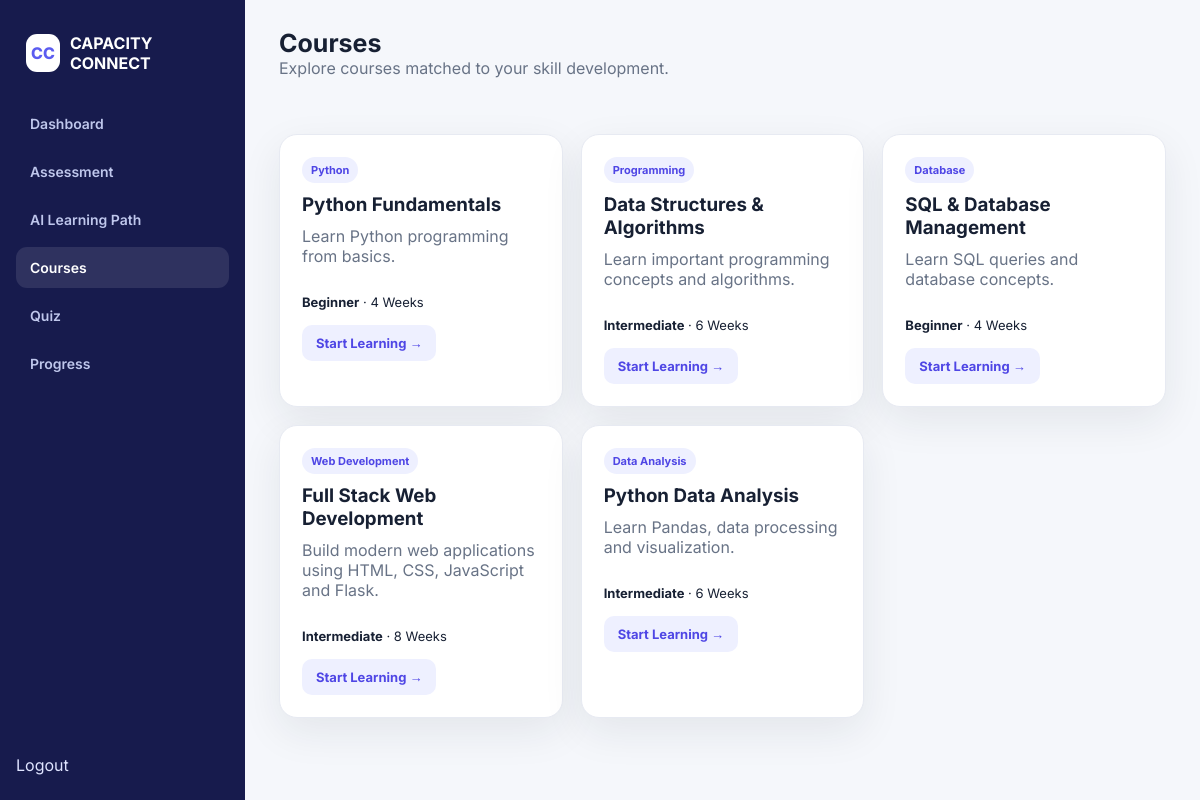
The page /courses (signed in) on the database its author committed.
### tables this page shows
CREATE TABLE courses (

            id INTEGER PRIMARY KEY AUTOINCREMENT,

            title TEXT NOT NULL,

            description TEXT,

            skill TEXT,

            difficulty TEXT,

            duration TEXT

        );

### app.py (the view)
@app.route("/courses")
def courses():
    if "user_id" not in session:
        return redirect(url_for("login"))
    course_list = get_courses()
    return render_template(
        "course.html",
        courses=course_list,
        name=session.get("name")
    )

### models/database.py (called while the page is built)
def get_connection():
    connection = sqlite3.connect(
        DATABASE_PATH
    )
    connection.row_factory = sqlite3.Row
    return connection

def get_courses():
    connection = get_connection()
    cursor = connection.cursor()
    cursor.execute("""
        SELECT *
        FROM courses
        ORDER BY id
    """)
    courses = cursor.fetchall()
    connection.close()
    return courses

### templates/course.html (shortened to what this page needs)
<!doctype html><html><head><meta charset="UTF-8"><meta name="viewport" content="width=device-width,initial-scale=1.0"><title>Courses | Capacity Connect</title><link rel="stylesheet" href="{{ url_for('static',filename='css/style.css') }}"></head><body><div class="app"><aside class="sidebar"><div class="side-brand"><span>CC</span><strong>CAPACITY CONNECT</strong></div><nav class="nav"><a class="" href="/dashboard"> Dashboard</a><a class="" href="/assessment"> Assessment</a><a class="" href="/learning-path"> AI Learning Path</a><a class="active" href="/courses"> Courses</a><a class="" href="/quiz"> Quiz</a><a class="" href="/progress"> Progress</a></nav><a class="nav logout" href="/logout"> <span>Logout</span></a></aside><main class="main"><div class="topbar"><div><h1>Courses </h1><p class="subtitle">Explore courses matched to your skill development.</p></div></div><div class="course-grid">{% for course in courses %}<div class="card course-card"><span class="tag">{{course['skill']}}</span><h3>{{course['title']}}</h3><p class="subtitle">{{course['description']}}</p><p style="font-size:13px;margin-bottom:15px"><strong>{{course['difficulty']}}</strong> · {{course['duration']}}</p><a class="btn" href="/quiz">Start Learning →</a></div>{% endfor %}</div></main></div></body></html>

### static/css/style.css (style rules this page uses)
* { box-sizing:border-box;margin:0;padding:0 }
:root { --bg:#f5f7fb;--card:#fff;--text:#172033;--muted:#687386;--primary:#5b5cf0;--primary2:#7c3aed;--border:#e7eaf2;--shadow:0 14px 40px rgba(31,41,55,.08) }
body { font-family:Inter,Arial,sans-serif;background:var(--bg);color:var(--text);min-height:100vh }
a { text-decoration:none;color:inherit }
.subtitle { color:var(--muted);margin-bottom:28px }
.app { display:flex;min-height:100vh }
.sidebar { width:245px;background:#171b4d;color:#dfe4ff;padding:25px 16px;position:fixed;inset:0 auto 0 0 }
.side-brand { display:flex;align-items:center;gap:10px;padding:8px 10px 30px;color:#fff;font-weight:800 }
.side-brand span { width:38px;height:38px;background:#fff;color:#5b5cf0;border-radius:11px;display:grid;place-items:center }
.nav { display:grid;gap:7px }
.nav a { padding:12px 14px;border-radius:11px;color:#bfc7ec;font-size:14px;font-weight:600 }
.nav a:hover,.nav a.active { background:rgba(255,255,255,.1);color:#fff }
.logout { position:absolute;bottom:25px;left:16px;right:16px }
.main { margin-left:245px;width:calc(100% - 245px);padding:28px 34px }
.topbar { display:flex;justify-content:space-between;align-items:center;margin-bottom:28px }
.topbar h1 { font-size:25px }
.card { background:#fff;border:1px solid var(--border);border-radius:18px;padding:22px;box-shadow:var(--shadow) }
.btn { display:inline-block;padding:10px 14px;border-radius:10px;background:#eef0ff;color:#4f46e5;font-weight:700;font-size:13px;border:0;cursor:pointer }
.tag { display:inline-block;padding:6px 9px;border-radius:20px;background:#eef0ff;color:#4f46e5;font-size:11px;font-weight:700 }
.course-grid { display:grid;grid-template-columns:repeat(3,1fr);gap:18px }
.course-card h3 { margin:10px 0 }

### rows shown on the page
courses: skill "Python", title "Python Fundamentals", description "Learn Python programming from basics.", difficulty "Beginner", duration "4 Weeks"
courses: skill "Programming", title "Data Structures & Algorithms", description "Learn important programming concepts and algorithms.", difficulty "Intermediate", duration "6 Weeks"
courses: skill "Database", title "SQL & Database Management", description "Learn SQL queries and database concepts.", difficulty "Beginner", duration "4 Weeks"
courses: skill "Web Development", title "Full Stack Web Development", description "Build modern web applications using HTML, CSS, JavaScript and Flask.", difficulty "Intermediate", duration "8 Weeks"
courses: skill "Data Analysis", title "Python Data Analysis", description "Learn Pandas, data processing and visualization.", difficulty "Intermediate", duration "6 Weeks"
